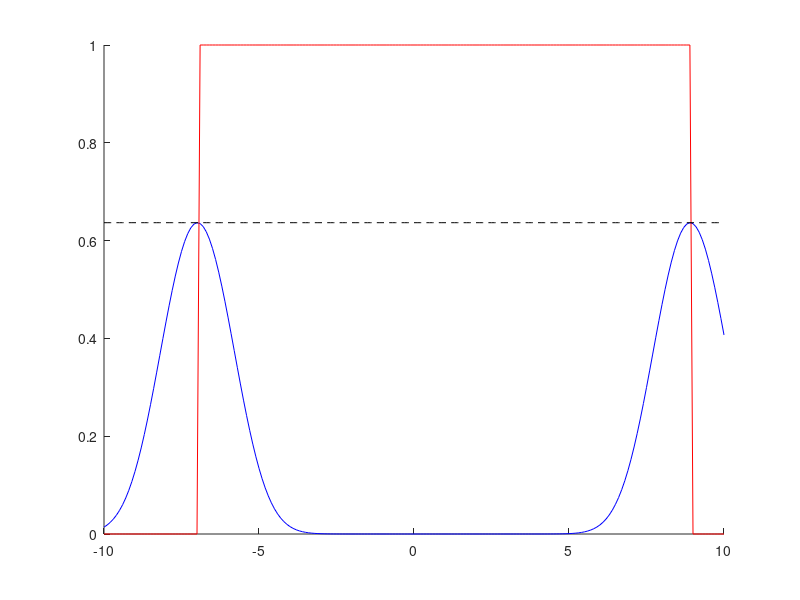

MATLAB code to generate this figure:

Amin = -10;
Amax = 10;

thh = Amin:0.1:Amax;

k = 1;
points = Amin+(Amax-Amin)*sort(rand(2*k,1));

a = points(1:2:end)
b = points(2:2:end)

val = 0;
ind = 0;
post = 0;
for i = 1:length(thh)
    th = thh(i);
    val(i) = (sum(normpdf(a-th)-normpdf(b-th)))^2./(sum(normcdf(b-th)-normcdf(a-th))*(1-sum(normcdf(b-th)-normcdf(a-th)) ) );
    ind(i) = sum((th>a).*(th<b));
    post(i) = sum(normcdf(b-th)-normcdf(a-th));
end

figure(1)
clf
hold on
plot(thh,val,'b')
plot(thh,ind,'r')
%plot(thh,post,'g')
plot(thh,2/pi+0*thh,'--k')